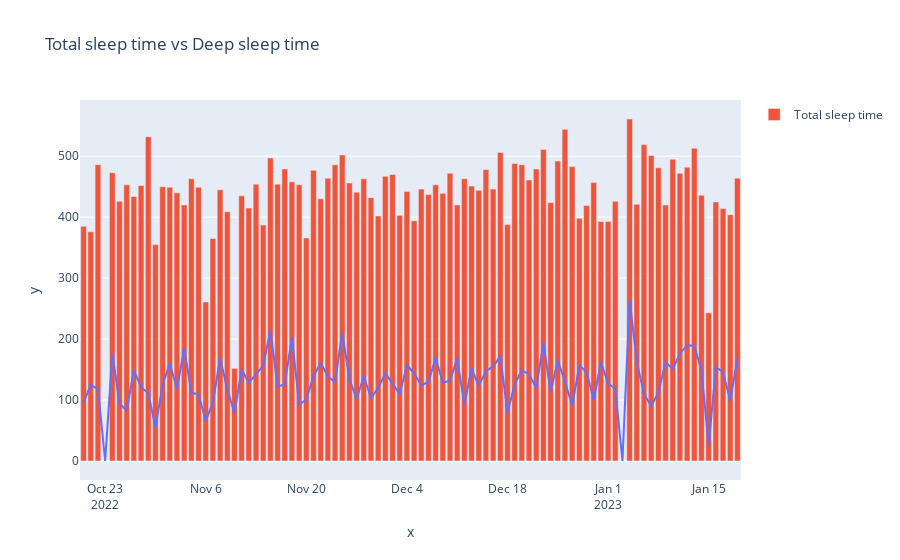

The cell this chart's notebook holds for it:
### Code cell
## comparing my Total vs Deep Sleep time 
fig = px.line(x=sleep['date'], y=sleep['deepSleepTime'], title="Total sleep time vs Deep sleep time")
fig.add_bar(x=sleep['date'], y=sleep['totalSleeptime'], name="Total sleep time")
fig.show()
